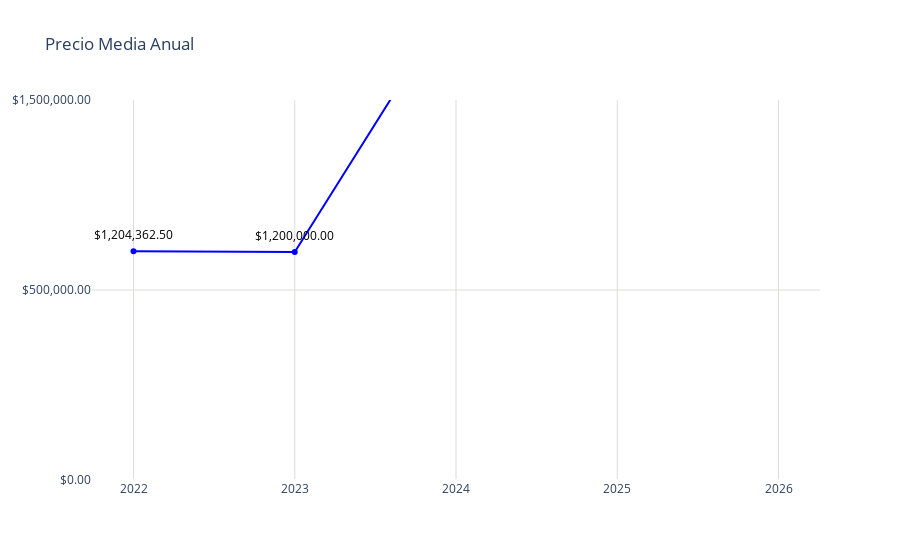

Write notebook code for a chart like this one.
### Code cell
# Datos
año = mediana_por_año['año']
promedio = mediana_por_año['precio_promedio']

fig = go.Figure()
fig.add_trace(go.Scatter(
    x=año,
    y=promedio,
    mode='markers+lines',
    marker=dict(color='blue'),
))
# Agregar anotaciones para mostrar los valores encima de los puntos
for a, p in zip(año, promedio):
    fig.add_annotation(
        x=a,
        y=p,
        text=f"${p:,.2f}",  # Formatear el valor del promedio como moneda
        showarrow=False,
        font=dict(color='black', size=12),
        xshift=0,
        yshift=17,
        textangle=0
    )
# Actualizar diseño
fig.update_layout(
    title='Precio Media Anual',
    yaxis=dict(
        range=[0, 2000000],  # Establecer el rango del eje y
        tickvals=[0, 1000000,5000000, 2000000],  # Definir los valores de las marcas en el eje y
        ticktext=['$0.00', '$500,000.00', '$1,000,000.00', '$1,500,000.00', '$2,000,000.00'],  # Definir el texto de las marcas en el eje y
        gridcolor='#dddcda',   # Color de las líneas de la cuadrícula
        gridwidth=1  # Ancho de las líneas de la cuadrícula
    ),
    xaxis=dict(
        gridcolor='#dddcda', 
        tickmode='array',
        tickvals=año,
        ticktext=año
    ),
    plot_bgcolor='rgba(0,0,0,0)'
)
# Exportar gráfica como archivo HTML
def guardar_grafico_como_html(fig, nombre_archivo, carpeta='graficas'):
    # Crear la carpeta si no existe
    if not os.path.exists(carpeta):
        os.makedirs(carpeta)
    
    # Gráfica como archivo HTML en la carpeta especificada
    pio.write_html(fig, f'{carpeta}/{nombre_archivo}.html')

guardar_grafico_como_html(fig, 'g_scatt_preciomediaanual_prom_tulancingo', carpeta='graficas')
fig.show()

### Figure 1 — Plotly figure (JSON) as saved in the notebook; plotly's stock layout.template omitted (floating-point values rounded to 4 significant figures)
{"data": [{"marker": {"color": "blue"}, "mode": "markers+lines", "type": "scatter", "x": [2022, 2023, 2024, 2025, 2026], "y": [1204000.0, 1200000, 2552000.0, 2552000.0, 2552000.0]}], "layout": {"annotations": [{"font": {"color": "black", "size": 12}, "showarrow": false, "text": "$1,204,362.50", "textangle": 0, "x": 2022, "xshift": 0, "y": 1204000.0, "yshift": 17}, {"font": {"color": "black", "size": 12}, "showarrow": false, "text": "$1,200,000.00", "textangle": 0, "x": 2023, "xshift": 0, "y": 1200000, "yshift": 17}, {"font": {"color": "black", "size": 12}, "showarrow": false, "text": "$2,551,592.32", "textangle": 0, "x": 2024, "xshift": 0, "y": 2552000.0, "yshift": 17}, {"font": {"color": "black", "size": 12}, "showarrow": false, "text": "$2,551,592.32", "textangle": 0, "x": 2025, "xshift": 0, "y": 2552000.0, "yshift": 17}, {"font": {"color": "black", "size": 12}, "showarrow": false, "text": "$2,551,592.32", "textangle": 0, "x": 2026, "xshift": 0, "y": 2552000.0, "yshift": 17}], "plot_bgcolor": "rgba(0,0,0,0)", "title": {"text": "Precio Media Anual"}, "xaxis": {"gridcolor": "#dddcda", "tickmode": "array", "ticktext": [2022, 2023, 2024, 2025, 2026], "tickvals": [2022, 2023, 2024, 2025, 2026]}, "yaxis": {"gridcolor": "#dddcda", "gridwidth": 1, "range": [0, 2000000], "ticktext": ["$0.00", "$500,000.00", "$1,000,000.00", "$1,500,000.00", "$2,000,000.00"], "tickvals": [0, 1000000, 5000000, 2000000]}}}
